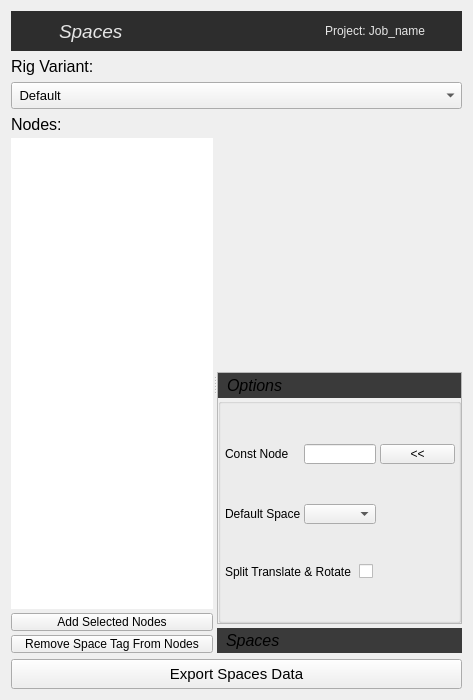
<?xml version="1.0" encoding="UTF-8"?>
<ui version="4.0">
 <class>export_form</class>
 <widget class="QWidget" name="export_form">
  <property name="geometry">
   <rect>
    <x>0</x>
    <y>0</y>
    <width>473</width>
    <height>700</height>
   </rect>
  </property>
  <property name="windowTitle">
   <string>Spaces</string>
  </property>
  <property name="statusTip">
   <string/>
  </property>
  <layout class="QVBoxLayout" name="verticalLayout_12" stretch="0,0,0,1,0">
   <item>
    <widget class="QFrame" name="banner_frame">
     <property name="minimumSize">
      <size>
       <width>0</width>
       <height>40</height>
      </size>
     </property>
     <property name="maximumSize">
      <size>
       <width>16777215</width>
       <height>40</height>
      </size>
     </property>
     <property name="styleSheet">
      <string notr="true">QFrame{background-color: rgb(45, 45, 45);
color: rgb(230, 230, 230);}</string>
     </property>
     <property name="frameShape">
      <enum>QFrame::NoFrame</enum>
     </property>
     <property name="frameShadow">
      <enum>QFrame::Raised</enum>
     </property>
     <layout class="QHBoxLayout" name="horizontalLayout">
      <property name="spacing">
       <number>4</number>
      </property>
      <property name="leftMargin">
       <number>4</number>
      </property>
      <property name="topMargin">
       <number>0</number>
      </property>
      <property name="bottomMargin">
       <number>0</number>
      </property>
      <item>
       <widget class="QLabel" name="icon_label">
        <property name="minimumSize">
         <size>
          <width>40</width>
          <height>40</height>
         </size>
        </property>
        <property name="maximumSize">
         <size>
          <width>40</width>
          <height>40</height>
         </size>
        </property>
        <property name="text">
         <string/>
        </property>
       </widget>
      </item>
      <item>
       <widget class="QLabel" name="label_19">
        <property name="minimumSize">
         <size>
          <width>0</width>
          <height>30</height>
         </size>
        </property>
        <property name="font">
         <font>
          <pointsize>14</pointsize>
          <italic>true</italic>
         </font>
        </property>
        <property name="styleSheet">
         <string notr="true"/>
        </property>
        <property name="text">
         <string>Spaces</string>
        </property>
        <property name="alignment">
         <set>Qt::AlignLeading|Qt::AlignLeft|Qt::AlignVCenter</set>
        </property>
        <property name="indent">
         <number>0</number>
        </property>
       </widget>
      </item>
      <item>
       <widget class="QLabel" name="asset_label">
        <property name="font">
         <font>
          <pointsize>9</pointsize>
         </font>
        </property>
        <property name="text">
         <string>Project: Job_name</string>
        </property>
        <property name="alignment">
         <set>Qt::AlignRight|Qt::AlignTrailing|Qt::AlignVCenter</set>
        </property>
       </widget>
      </item>
      <item>
       <widget class="QPushButton" name="help_btn">
        <property name="minimumSize">
         <size>
          <width>24</width>
          <height>24</height>
         </size>
        </property>
        <property name="maximumSize">
         <size>
          <width>24</width>
          <height>24</height>
         </size>
        </property>
        <property name="toolTip">
         <string>Go to documentation.</string>
        </property>
        <property name="styleSheet">
         <string notr="true">border-color: rgb(190, 190, 190);</string>
        </property>
        <property name="text">
         <string/>
        </property>
        <property name="flat">
         <bool>true</bool>
        </property>
       </widget>
      </item>
     </layout>
    </widget>
   </item>
   <item>
    <widget class="QLabel" name="label_6">
     <property name="font">
      <font>
       <pointsize>12</pointsize>
      </font>
     </property>
     <property name="text">
      <string>Rig Variant:</string>
     </property>
     <property name="alignment">
      <set>Qt::AlignLeading|Qt::AlignLeft|Qt::AlignVCenter</set>
     </property>
     <property name="indent">
      <number>0</number>
     </property>
    </widget>
   </item>
   <item>
    <widget class="QComboBox" name="variant_cmb">
     <property name="minimumSize">
      <size>
       <width>0</width>
       <height>27</height>
      </size>
     </property>
     <property name="font">
      <font>
       <pointsize>10</pointsize>
      </font>
     </property>
     <property name="toolTip">
      <string>Current rig variant. Set it here to save data for a different vairant.</string>
     </property>
     <item>
      <property name="text">
       <string> Default</string>
      </property>
     </item>
    </widget>
   </item>
   <item>
    <widget class="QSplitter" name="splitter">
     <property name="orientation">
      <enum>Qt::Horizontal</enum>
     </property>
     <property name="handleWidth">
      <number>4</number>
     </property>
     <property name="childrenCollapsible">
      <bool>false</bool>
     </property>
     <widget class="QWidget" name="layoutWidget">
      <layout class="QVBoxLayout" name="verticalLayout_2">
       <property name="spacing">
        <number>4</number>
       </property>
       <item>
        <widget class="QLabel" name="label_4">
         <property name="font">
          <font>
           <pointsize>12</pointsize>
          </font>
         </property>
         <property name="text">
          <string>Nodes:</string>
         </property>
         <property name="alignment">
          <set>Qt::AlignLeading|Qt::AlignLeft|Qt::AlignVCenter</set>
         </property>
         <property name="indent">
          <number>0</number>
         </property>
        </widget>
       </item>
       <item>
        <widget class="QListWidget" name="node_list">
         <property name="contextMenuPolicy">
          <enum>Qt::ActionsContextMenu</enum>
         </property>
         <property name="toolTip">
          <string>Nodes with space tags</string>
         </property>
         <property name="frameShape">
          <enum>QFrame::NoFrame</enum>
         </property>
         <property name="selectionMode">
          <enum>QAbstractItemView::ExtendedSelection</enum>
         </property>
        </widget>
       </item>
       <item>
        <layout class="QVBoxLayout" name="verticalLayout">
         <property name="spacing">
          <number>4</number>
         </property>
         <property name="margin">
          <number>0</number>
         </property>
         <item>
          <widget class="QPushButton" name="list_btn">
           <property name="maximumSize">
            <size>
             <width>16777215</width>
             <height>18</height>
            </size>
           </property>
           <property name="contextMenuPolicy">
            <enum>Qt::ActionsContextMenu</enum>
           </property>
           <property name="toolTip">
            <string>Add selected nodes to list.</string>
           </property>
           <property name="text">
            <string>Add Selected Nodes</string>
           </property>
          </widget>
         </item>
         <item>
          <widget class="QPushButton" name="list_model_btn_2">
           <property name="maximumSize">
            <size>
             <width>16777215</width>
             <height>18</height>
            </size>
           </property>
           <property name="contextMenuPolicy">
            <enum>Qt::ActionsContextMenu</enum>
           </property>
           <property name="toolTip">
            <string>Remove space tag from selected nodes. </string>
           </property>
           <property name="text">
            <string>Remove Space Tag From Nodes</string>
           </property>
          </widget>
         </item>
        </layout>
       </item>
      </layout>
     </widget>
     <widget class="QWidget" name="layoutWidget_2">
      <layout class="QVBoxLayout" name="verticalLayout_3">
       <property name="spacing">
        <number>4</number>
       </property>
       <item>
        <widget class="QLabel" name="label_5">
         <property name="font">
          <font>
           <pointsize>12</pointsize>
          </font>
         </property>
         <property name="text">
          <string/>
         </property>
         <property name="alignment">
          <set>Qt::AlignLeading|Qt::AlignLeft|Qt::AlignVCenter</set>
         </property>
         <property name="indent">
          <number>0</number>
         </property>
        </widget>
       </item>
       <item>
        <widget class="QFrame" name="none_frame_2">
         <property name="minimumSize">
          <size>
           <width>245</width>
           <height>0</height>
          </size>
         </property>
         <property name="frameShape">
          <enum>QFrame::StyledPanel</enum>
         </property>
         <property name="frameShadow">
          <enum>QFrame::Raised</enum>
         </property>
         <layout class="QVBoxLayout" name="verticalLayout_11">
          <property name="margin">
           <number>0</number>
          </property>
          <item>
           <layout class="QVBoxLayout" name="verticalLayout_13">
            <property name="spacing">
             <number>0</number>
            </property>
            <item>
             <widget class="QLabel" name="part_label_3">
              <property name="minimumSize">
               <size>
                <width>0</width>
                <height>25</height>
               </size>
              </property>
              <property name="maximumSize">
               <size>
                <width>16777215</width>
                <height>25</height>
               </size>
              </property>
              <property name="font">
               <font>
                <pointsize>12</pointsize>
                <italic>true</italic>
               </font>
              </property>
              <property name="styleSheet">
               <string notr="true">background-color: rgb(58, 58, 58);</string>
              </property>
              <property name="lineWidth">
               <number>0</number>
              </property>
              <property name="text">
               <string>Options</string>
              </property>
              <property name="alignment">
               <set>Qt::AlignLeading|Qt::AlignLeft|Qt::AlignVCenter</set>
              </property>
              <property name="indent">
               <number>9</number>
              </property>
             </widget>
            </item>
            <item>
             <widget class="QGroupBox" name="groupBox">
              <property name="title">
               <string/>
              </property>
              <layout class="QGridLayout" name="gridLayout_3">
               <property name="margin">
                <number>4</number>
               </property>
               <property name="spacing">
                <number>4</number>
               </property>
               <item row="0" column="0">
                <widget class="QLabel" name="label_7">
                 <property name="font">
                  <font>
                   <pointsize>9</pointsize>
                  </font>
                 </property>
                 <property name="toolTip">
                  <string>&lt;!DOCTYPE HTML PUBLIC &quot;-//W3C//DTD HTML 4.0//EN&quot; &quot;http://www.w3.org/TR/REC-html40/strict.dtd&quot;&gt;
&lt;html&gt;&lt;head&gt;&lt;meta name=&quot;qrichtext&quot; content=&quot;1&quot; /&gt;&lt;style type=&quot;text/css&quot;&gt;
p, li { white-space: pre-wrap; }
&lt;/style&gt;&lt;/head&gt;&lt;body style=&quot; font-family:'Sans Serif'; font-size:9pt; font-weight:400; font-style:normal;&quot;&gt;
&lt;p style=&quot; margin-top:0px; margin-bottom:0px; margin-left:0px; margin-right:0px; -qt-block-indent:0; text-indent:0px;&quot;&gt;&lt;span style=&quot; font-size:10pt;&quot;&gt;Const Node: The node to add constraints to.&lt;/span&gt;&lt;/p&gt;&lt;/body&gt;&lt;/html&gt;</string>
                 </property>
                 <property name="styleSheet">
                  <string notr="true"/>
                 </property>
                 <property name="text">
                  <string>Const Node  </string>
                 </property>
                </widget>
               </item>
               <item row="1" column="0">
                <widget class="QLabel" name="label_8">
                 <property name="font">
                  <font>
                   <pointsize>9</pointsize>
                  </font>
                 </property>
                 <property name="toolTip">
                  <string>&lt;!DOCTYPE HTML PUBLIC &quot;-//W3C//DTD HTML 4.0//EN&quot; &quot;http://www.w3.org/TR/REC-html40/strict.dtd&quot;&gt;
&lt;html&gt;&lt;head&gt;&lt;meta name=&quot;qrichtext&quot; content=&quot;1&quot; /&gt;&lt;style type=&quot;text/css&quot;&gt;
p, li { white-space: pre-wrap; }
&lt;/style&gt;&lt;/head&gt;&lt;body style=&quot; font-family:'Sans Serif'; font-size:9pt; font-weight:400; font-style:normal;&quot;&gt;
&lt;p style=&quot; margin-top:0px; margin-bottom:0px; margin-left:0px; margin-right:0px; -qt-block-indent:0; text-indent:0px;&quot;&gt;&lt;span style=&quot; font-size:10pt;&quot;&gt;Default space value.&lt;/span&gt;&lt;/p&gt;
&lt;p style=&quot;-qt-paragraph-type:empty; margin-top:0px; margin-bottom:0px; margin-left:0px; margin-right:0px; -qt-block-indent:0; text-indent:0px; font-size:10pt;&quot;&gt;&lt;/p&gt;&lt;/body&gt;&lt;/html&gt;</string>
                 </property>
                 <property name="styleSheet">
                  <string notr="true"/>
                 </property>
                 <property name="text">
                  <string>Default Space  </string>
                 </property>
                </widget>
               </item>
               <item row="1" column="1">
                <widget class="QComboBox" name="default_cmb">
                 <property name="minimumSize">
                  <size>
                   <width>0</width>
                   <height>20</height>
                  </size>
                 </property>
                 <property name="maximumSize">
                  <size>
                   <width>16777215</width>
                   <height>20</height>
                  </size>
                 </property>
                 <property name="toolTip">
                  <string>Default space value.</string>
                 </property>
                </widget>
               </item>
               <item row="0" column="1">
                <widget class="QLineEdit" name="const_line">
                 <property name="maximumSize">
                  <size>
                   <width>16777215</width>
                   <height>20</height>
                  </size>
                 </property>
                 <property name="toolTip">
                  <string>Const Node: The node to add constraints to.</string>
                 </property>
                </widget>
               </item>
               <item row="0" column="2">
                <widget class="QPushButton" name="const_btn">
                 <property name="maximumSize">
                  <size>
                   <width>100</width>
                   <height>20</height>
                  </size>
                 </property>
                 <property name="contextMenuPolicy">
                  <enum>Qt::ActionsContextMenu</enum>
                 </property>
                 <property name="toolTip">
                  <string>Const Node: Set the node to add constraints to. (Right-click for more options.)</string>
                 </property>
                 <property name="text">
                  <string>  &lt;&lt;  </string>
                 </property>
                </widget>
               </item>
               <item row="2" column="0" colspan="3">
                <layout class="QHBoxLayout" name="horizontalLayout_4">
                 <item>
                  <widget class="QLabel" name="label_9">
                   <property name="font">
                    <font>
                     <pointsize>9</pointsize>
                    </font>
                   </property>
                   <property name="toolTip">
                    <string>&lt;!DOCTYPE HTML PUBLIC &quot;-//W3C//DTD HTML 4.0//EN&quot; &quot;http://www.w3.org/TR/REC-html40/strict.dtd&quot;&gt;
&lt;html&gt;&lt;head&gt;&lt;meta name=&quot;qrichtext&quot; content=&quot;1&quot; /&gt;&lt;style type=&quot;text/css&quot;&gt;
p, li { white-space: pre-wrap; }
&lt;/style&gt;&lt;/head&gt;&lt;body style=&quot; font-family:'Sans Serif'; font-size:9pt; font-weight:400; font-style:normal;&quot;&gt;
&lt;p style=&quot; margin-top:0px; margin-bottom:0px; margin-left:0px; margin-right:0px; -qt-block-indent:0; text-indent:0px;&quot;&gt;Split Spaces into translate and rotate channels.&lt;/p&gt;&lt;/body&gt;&lt;/html&gt;</string>
                   </property>
                   <property name="styleSheet">
                    <string notr="true"/>
                   </property>
                   <property name="text">
                    <string>Split Translate &amp; Rotate </string>
                   </property>
                  </widget>
                 </item>
                 <item>
                  <widget class="QCheckBox" name="split_chx">
                   <property name="toolTip">
                    <string>Split Spaces into translate and rotate channels.</string>
                   </property>
                   <property name="layoutDirection">
                    <enum>Qt::LeftToRight</enum>
                   </property>
                   <property name="styleSheet">
                    <string notr="true"/>
                   </property>
                   <property name="text">
                    <string/>
                   </property>
                   <property name="checked">
                    <bool>false</bool>
                   </property>
                   <property name="tristate">
                    <bool>false</bool>
                   </property>
                  </widget>
                 </item>
                </layout>
               </item>
              </layout>
             </widget>
            </item>
           </layout>
          </item>
         </layout>
        </widget>
       </item>
       <item>
        <widget class="QLabel" name="part_label_4">
         <property name="minimumSize">
          <size>
           <width>0</width>
           <height>25</height>
          </size>
         </property>
         <property name="maximumSize">
          <size>
           <width>16777215</width>
           <height>25</height>
          </size>
         </property>
         <property name="font">
          <font>
           <pointsize>12</pointsize>
           <italic>true</italic>
          </font>
         </property>
         <property name="styleSheet">
          <string notr="true">background-color: rgb(58, 58, 58);</string>
         </property>
         <property name="lineWidth">
          <number>0</number>
         </property>
         <property name="text">
          <string>Spaces</string>
         </property>
         <property name="alignment">
          <set>Qt::AlignLeading|Qt::AlignLeft|Qt::AlignVCenter</set>
         </property>
         <property name="indent">
          <number>9</number>
         </property>
        </widget>
       </item>
       <item>
        <layout class="QVBoxLayout" name="verticalLayout_4">
         <property name="spacing">
          <number>4</number>
         </property>
         <property name="margin">
          <number>0</number>
         </property>
        </layout>
       </item>
      </layout>
     </widget>
    </widget>
   </item>
   <item>
    <layout class="QGridLayout" name="gridLayout_2">
     <property name="spacing">
      <number>4</number>
     </property>
     <item row="0" column="0" colspan="2">
      <widget class="QPushButton" name="export_btn">
       <property name="minimumSize">
        <size>
         <width>0</width>
         <height>30</height>
        </size>
       </property>
       <property name="font">
        <font>
         <pointsize>11</pointsize>
        </font>
       </property>
       <property name="contextMenuPolicy">
        <enum>Qt::ActionsContextMenu</enum>
       </property>
       <property name="toolTip">
        <string>Export spaces data to asset / data / variant folder.</string>
       </property>
       <property name="text">
        <string>Export Spaces Data</string>
       </property>
      </widget>
     </item>
    </layout>
   </item>
  </layout>
 </widget>
 <tabstops>
  <tabstop>help_btn</tabstop>
  <tabstop>variant_cmb</tabstop>
  <tabstop>list_btn</tabstop>
 </tabstops>
 <resources/>
 <connections/>
</ui>
